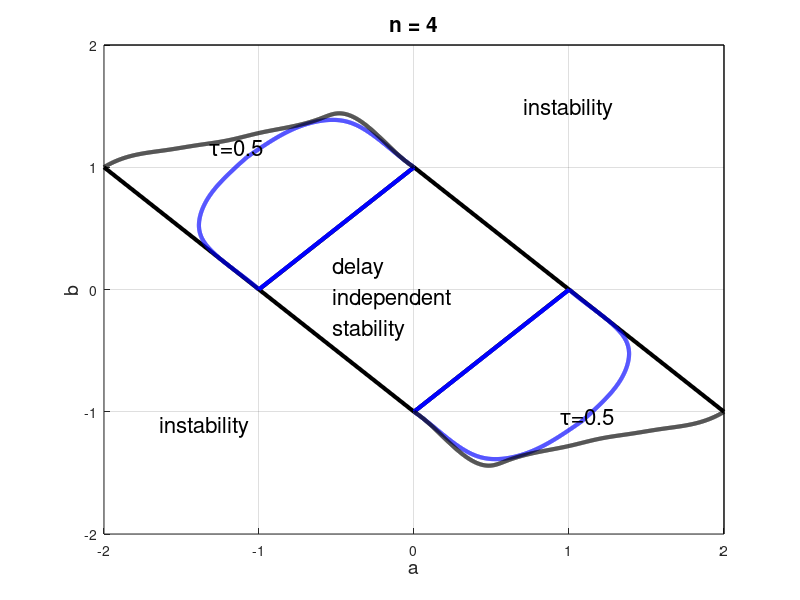

Source code (MATLAB):
function graph1
    
    close all;

    % Create figure
    figure1 = figure('InvertHardcopy','off','Color',[1 1 1], ...
        'position', [0 0 600 570]);
    set(figure1,'PaperUnits','centimeters');
    xSize = 8; ySize = 12;
    xLeft = (21-xSize)/2; yTop = (30-ySize)/2;
    %set(figure1,'PaperPosition',[xLeft yTop xSize ySize]);
    %set(figure1,'Position',[X Y xSize*50 ySize*50]);


    

    hold on
    %axis([-1.7 1.7 -1.7 1.7]);
    axis([-2 2 -2 2]);
    
    plot([-2 0], [1 -1], 'color', 'k', 'LineWidth', 3);
    plot([0 2], [1 -1], 'color', 'k', 'LineWidth', 3);

    plot([-1 0], [0 1], 'color', 'k', 'LineWidth', 3);
    plot([0 1], [-1 0], 'color', 'k', 'LineWidth', 3);


    % Дополнительные границы
    plot([-2  2], [ 2  2], 'k', 'LineWidth', 1);
    plot([ 2  2], [-2  2], 'k', 'LineWidth', 1);

    % Экспериментальные данные для бесконечно большого числа нейронов.
    % tau = 0.5
    a = [ -1.08 -1.00 -0.80 -0.60 -0.40 -0.2 0 ];
    b = [  1.08  1.15  1.3   1.38  1.36  1.2 1 ];
    interp(a, b, true, 'b');
    
    % полученные значения для n=3
    a = [-1.8  -1.6 -1.4 -1.3 -1.20 -1.1 -1.00 -0.9 -0.80 -0.7 -0.60 -0.40 -0.20 0];
    b = [ 1.92  1.83 1.7  1.71 1.67  1.63 1.05  1.56 1.52  1.49 1.45  1.39  1.32 1];
    %interp(a, b, 'k');

    % полученные значения для n=4
    a = [-2 -1.8 -1.6 -1.4 -1.2  -1.00 -0.80 -0.6 -0.5 -0.2  0];
    b = [ 1  1.1  1.14 1.18 1.22  1.28  1.33  1.4  1.44 1.22 1];
    interp(a, b, false, 'k', 4);
    
    % полученные значения для n=5
    a = [-1.08 -1.00 -0.80 -0.60 -0.40 -0.20 0];
    b = [ 1.08  1.17  1.32  1.47  1.39  1.24 1];
    %interp(a, b, 'k', 5);
    
    % полученные значения для n=6
    a = [ -1.2  -1.00 -0.80 -0.60 -0.40  0];
    b = [  0.96  1.17  1.38  1.45  1.38 1];
    %interp(a, b, 'k',6);
    
    
    
    % полученные значения для n=7
    a = [-1.4 -1.20 -1.00 -0.80 -0.60 -0.40 0];
    b = [ 0.67  0.98  1.24  1.4  1.41  1.39 1];
    %interp(a, b, 'k', 7);

    % полученные значения для n=10
    a = [ -1.4 -1.20 -1.00 -0.80 -0.60 -0.40  0];
    b = [  0.7  1.02  1.2  1.34  1.42  1.37  1];
    %interp(a, b, 'k', 10);


    grid; 

    % Функция интерполирует экспериментальные данные
    function interp(a, b, sim, color, titleString)
        x = a(1):.001:a(end);
        y = interp1(a, b, x, 'spline' );

        if sim
            xx = [x -y(end-1:-1:1)];
            yy = [y -x(end-1:-1:1)];
        else 
            xx = x;
            yy = y;
        end

        plot(xx, yy, color, 'LineWidth', 3);
        plot(-xx, -yy, color, 'LineWidth', 3);

        aa = [a -b(end:-1:2)];
        bb = [b -a(end:-1:2)];
        %plot(aa, bb, 'ok', xx, yy, color, 'LineWidth', 1);
        %plot(-aa, -bb, 'ok', -xx, -yy, color, 'LineWidth', 1);
        if exist('titleString', 'var') 
            title(['n = ' num2str(titleString)],'FontSize',15);
        end
    end

% Autogenerated code.
% Create xlabel
xlabel({'a'}, 'FontSize',14);

% Create ylabel
ylabel({'b'}, 'FontSize',14);

% Create textbox
annotation(figure1,'textbox',...
    [0.19904017857143 0.254566473988439 0.133459821428571 0.0708202587393341],...
    'String',{'instability'},...
    'FontSize',16,...
    'FitBoxToText','off',...
    'LineStyle','none',...
    'EdgeColor',[1 1 1]);

% Create textbox
annotation(figure1,'textbox',...
    [0.654821428571429 0.783236994219653 0.133459821428571 0.0708202587393341],...
    'String',{'instability'},...
    'FontSize',16,...
    'FitBoxToText','off',...
    'LineStyle','none',...
    'EdgeColor',[1 1 1]);

% Create textbox
annotation(figure1,'textbox',...
    [0.261830357142862 0.733346957238293 0.0430133928571401 0.0446380401871719],...
    'String',{'\tau=0.5'},...
    'FontSize',16,...
    'FitBoxToText','off',...
    'LineStyle','none',...
    'EdgeColor',[1 1 1]);

% Create textbox
annotation(figure1,'textbox',...
    [0.700424107142862 0.28389837303561 0.0430133928571401 0.0446380401871719],...
    'String',{'\tau=0.5'},...
    'FontSize',16,...
    'FitBoxToText','off',...
    'LineStyle','none',...
    'EdgeColor',[1 1 1]);


% Create textbox
annotation(figure1,'textbox',[0.416071428571428 0.402380952380954 0.2 0.2],...
    'String',{'delay','independent','stability'},...
    'FontSize',16,...
    'FitBoxToText','off',...
    'LineStyle','none',...
    'EdgeColor',[1 1 1]);

end